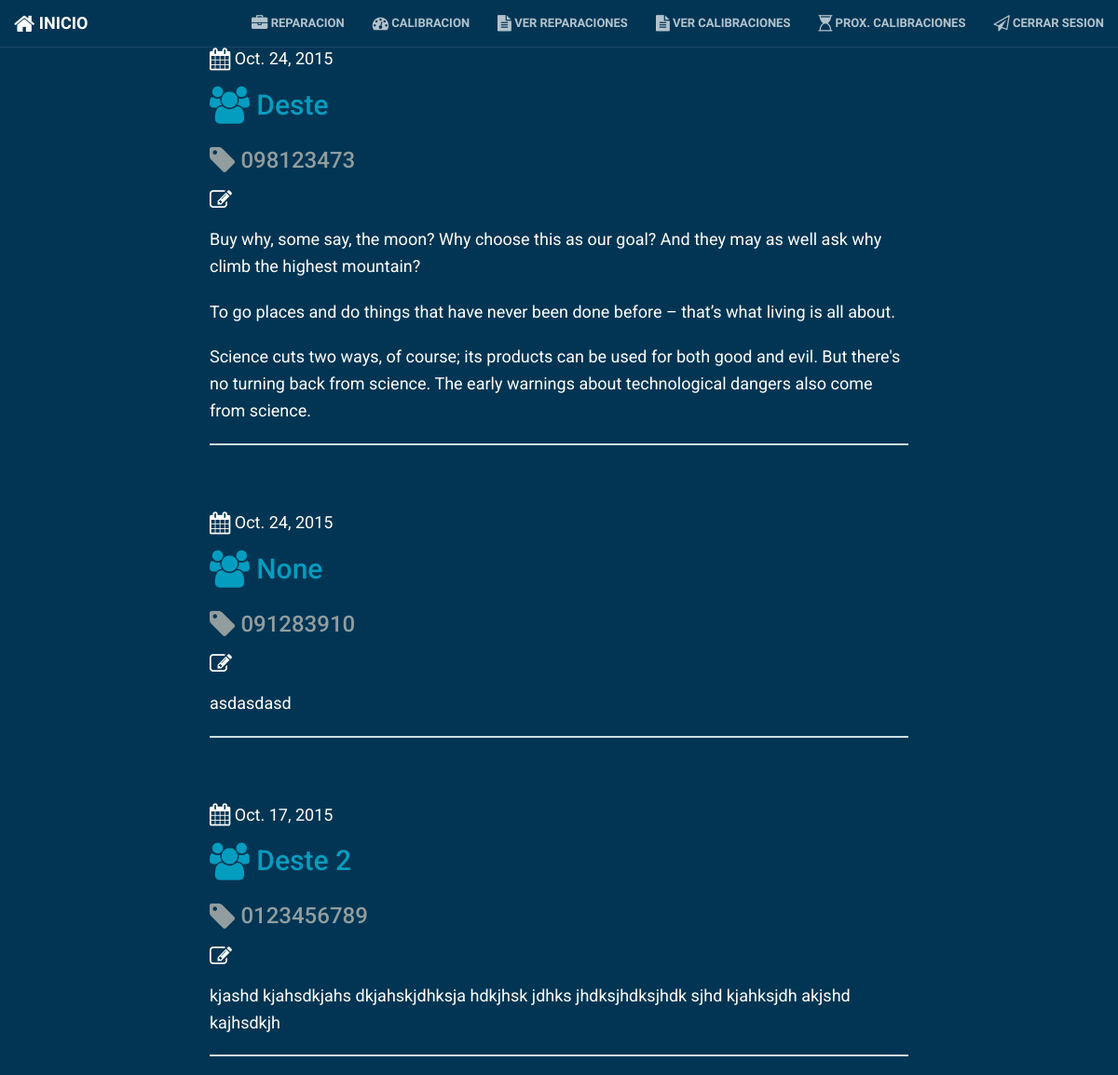
Before: /report_list/ (signed in) with the older database file.
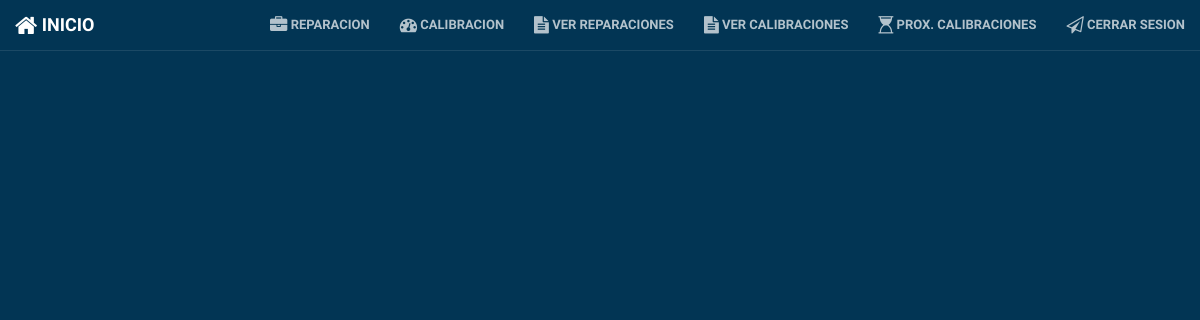
After: the same page with the newer database file.
### reportes/models.py (models this page shows)
class Reparacion(models.Model):
	fecha = models.DateField('Fecha', default=timezone.now)
	cliente = models.CharField('Cliente', max_length=64, null=True)
	numeroSerie = models.CharField('Numero de Serie', max_length=36)
	nombreTecnico = models.CharField('Tecnico responsable', max_length=80)
	nombreEncargado = models.CharField('Encargado del area', max_length=80)
	observaciones = models.TextField('observaciones', blank=True, null=True)
	costo = models.DecimalField('Costo (MXN)', max_digits=5, decimal_places=2)
	class Meta:
		verbose_name = "Reparacion"
        verbose_name_plural = "Reparaciones"
	def __str__(self):
		return str(self.fecha)
		pass

### reportes/views.py (the view)
# urls.py: url(r'^report_list/$', views.report_list, name='report_list'),
def report_list(request):
    reparaciones = Reparacion.objects.filter(fecha__lte=timezone.now()).order_by('-fecha')
    return render(request, 'reportes/report_list.html', {'reparaciones': reparaciones})

### reportes/templates/reportes/report_list.html
{% extends "reportes/base.html" %}
{% block content %}
{% if user.is_authenticated %}
    {% for reparacion in reparaciones %}
        <div class="reporte">
            <div class="date"><i class="fa fa-calendar fa-lg"></i>
                {{ reparacion.fecha }}
            </div>
            <h2><a href="{% url "reportes.views.report_detail" pk=reparacion.pk %}"><i class="fa fa-users fa-lg"></i> {{ reparacion.cliente }}</a></h2>
            <h3 class="nserie"><i class="fa fa-tag fa-lg"></i> {{ reparacion.numeroSerie }}</h3>
            <p class="observaciones"><i class="fa fa-pencil-square-o fa-lg"></i> {{ reparacion.observaciones|linebreaks }}</p>
        </div>
        <hr>
    {% endfor %}
{% endif %}
{% endblock content %}

### reportes/templates/reportes/base.html (shortened to what this page needs)
{% load staticfiles %}
<html>
    <head>
        <link rel="stylesheet" href="{% static "css/bootstrap.min.css" %}">
        <link rel="stylesheet" href="{% static "css/bootstrap.css" %}">
        <link rel="stylesheet" href="{% static "css/animate.min.css" %}">
        <link rel="stylesheet" href="{% static "font-awesome/css/font-awesome.min.css" %}">
        <link rel="stylesheet" href="{% static "css/creative.css" %}">
        <link rel="stylesheet" href="https://maxcdn.bootstrapcdn.com/font-awesome/4.4.0/css/font-awesome.min.css">
    </head>
    <body>
    	<nav id="mainNav" class="navbar navbar-default navbar-fixed-top">
        <div class="container-fluid">
            <div class="navbar-header">
                <a class="navbar-brand page-scroll" href="/"><i class="fa fa-home fa-lg"></i> Inicio</a>
            </div>
            <div class="collapse navbar-collapse" id="bs-example-navbar-collapse-1">
                <ul class="nav navbar-nav navbar-right">
                    {% if user.is_authenticated %}
                    <li>
                        <a href="{% url "new_report" %}"><i class="fa fa-briefcase fa-lg"></i> Reparacion</a>
                    </li>
                    <li>
                        <a href="{% url "new_calibration" %}"><i class="fa fa-tachometer fa-lg"></i> Calibracion</a>
                    </li>
                    <li>
                        <a href="{% url "report_list" %}"><i class="fa fa-file-text fa-lg"></i> Ver Reparaciones</a>
                    </li>
                    <li>
                        <a href="{% url "calibration_list" %}"><i class="fa fa-file-text fa-lg"></i> Ver Calibraciones</a>
                    </li>
                    <li>
                        <a href="{% url "calibration_pending" %}"><i class="fa fa-hourglass-1 fa-lg"></i> Prox. Calibraciones</a>
                    </li>
                    <li>
                        <a href="{% url "logout" %}"><i class="fa fa-paper-plane-o fa-lg"></i> Cerrar Sesion</a>
                    </li>
                    {% endif %}
                </ul>
            </div>
        </div>
    </nav>
        <div class="content container">
            <div class="row">
                <div class="col-md-8 col-md-offset-2">
                {% block content %}
                {% endblock %}
                </div>
            </div>
        </div>
    </body>
</html>

### reportes/static/css/creative.css (style rules this page uses)
html, body { width: 100%; height: 100%; }
body { font-family: 'Roboto', sans-serif; background-color: #023554; }
a { color: #049DBF; -webkit-transition: all .35s; -moz-transition: all .35s; transition: all .35s; }
.navbar-brand { padding-right: 0px; }
.navbar-default { border-color: rgba(34,34,34,.05); font-family: 'Raleway', sans-serif; background-color: #fff; -webkit-transition: all .35s; -moz-transition: all .35s; transition: all .35s; font-size: 14px; }
.navbar-default .navbar-header .navbar-brand { text-transform: uppercase; font-family: 'Raleway', sans-serif; font-weight: 700; color: #023554; }
.navbar-default .nav > li>a, .navbar-default .nav>li>a:focus { text-transform: uppercase; font-size: 13px; font-weight: 700; color: #222; }
@media (min-width:768px) { .navbar-default { border-color: rgba(255,255,255,.1); background-color: transparent; } }
@media (min-width:768px) { .navbar-default .navbar-header .navbar-brand { color: rgba(255,255,255,.7); } }
@media (min-width:768px) { .navbar-default .nav > li>a, .navbar-default .nav>li>a:focus { color: rgba(255,255,255,.7); } }
body { webkit-tap-highlight-color: #222; }

Changed rows visible on the page:
removed Reparacion: fecha "Oct. 24, 2015", cliente "Deste", numeroSerie "098123473", observaciones "Buy why, some say, the moon? Why choose this as our goal? And they may as well ask why climb the highest mountain? To go places and do things that have never been done before – that’s what living is all about. Science cuts two ways, of course; its products can be used for both good and evil. But there's no turning back from science. The early warnings about technological dangers also come from science."
removed Reparacion: fecha "Oct. 24, 2015", cliente "None", numeroSerie "091283910", observaciones "asdasdasd"
removed Reparacion: fecha "Oct. 17, 2015", cliente "Deste 2", numeroSerie "0123456789", observaciones "kjashd kjahsdkjahs dkjahskjdhksja hdkjhsk jdhks jhdksjhdksjhdk sjhd kjahksjdh akjshd kajhsdkjh"
